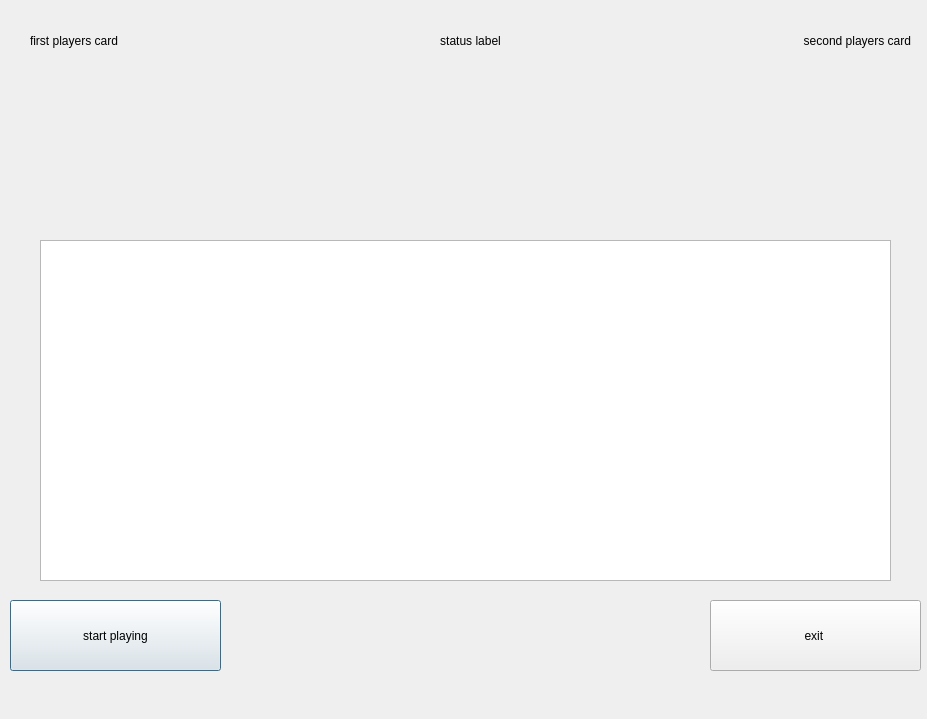
<?xml version="1.0" encoding="UTF-8"?>
<ui version="4.0">
 <class>MainGame</class>
 <widget class="QDialog" name="MainGame">
  <property name="geometry">
   <rect>
    <x>0</x>
    <y>0</y>
    <width>927</width>
    <height>719</height>
   </rect>
  </property>
  <property name="windowTitle">
   <string>Dialog</string>
  </property>
  <property name="styleSheet">
   <string notr="true">background-image: url(:/background_image/background_image/Game-Ground-Photo.JPG);</string>
  </property>
  <widget class="QPushButton" name="playButton">
   <property name="geometry">
    <rect>
     <x>10</x>
     <y>600</y>
     <width>211</width>
     <height>71</height>
    </rect>
   </property>
   <property name="styleSheet">
    <string notr="true">color: rgb(0, 0, 0);</string>
   </property>
   <property name="text">
    <string>start playing</string>
   </property>
  </widget>
  <widget class="QPushButton" name="exitButton">
   <property name="geometry">
    <rect>
     <x>710</x>
     <y>600</y>
     <width>211</width>
     <height>71</height>
    </rect>
   </property>
   <property name="styleSheet">
    <string notr="true">color: rgb(0, 0, 0);</string>
   </property>
   <property name="text">
    <string>exit </string>
   </property>
  </widget>
  <widget class="QListWidget" name="starterHandList">
   <property name="geometry">
    <rect>
     <x>40</x>
     <y>240</y>
     <width>851</width>
     <height>341</height>
    </rect>
   </property>
  </widget>
  <widget class="QWidget" name="layoutWidget">
   <property name="geometry">
    <rect>
     <x>30</x>
     <y>10</y>
     <width>881</width>
     <height>61</height>
    </rect>
   </property>
   <layout class="QHBoxLayout" name="horizontalLayout">
    <item>
     <widget class="QLabel" name="player1CardLabel">
      <property name="styleSheet">
       <string notr="true">color: rgb(0, 0, 0);</string>
      </property>
      <property name="text">
       <string>first players card</string>
      </property>
     </widget>
    </item>
    <item>
     <widget class="QLabel" name="statusLabel">
      <property name="styleSheet">
       <string notr="true">color: rgb(0, 0, 0);</string>
      </property>
      <property name="text">
       <string>status label</string>
      </property>
      <property name="alignment">
       <set>Qt::AlignmentFlag::AlignCenter</set>
      </property>
     </widget>
    </item>
    <item>
     <widget class="QLabel" name="player1CardLabel_2">
      <property name="styleSheet">
       <string notr="true">color: rgb(0, 0, 0);</string>
      </property>
      <property name="text">
       <string>second players card</string>
      </property>
      <property name="alignment">
       <set>Qt::AlignmentFlag::AlignRight|Qt::AlignmentFlag::AlignTrailing|Qt::AlignmentFlag::AlignVCenter</set>
      </property>
     </widget>
    </item>
   </layout>
  </widget>
 </widget>
 <resources/>
 <connections/>
</ui>
